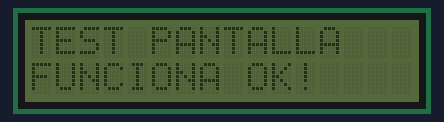
This sketch was run on a simulated Arduino Uno, built with avr-gcc and run on an emulated ATmega328P. Shown: 16×2 character LCD.

Above: at 0.1 s.
At 0.6 s:
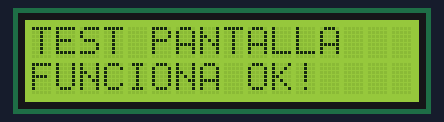

Measured:
- what the display in image 1 shows lasts 0.5 s, from 0.6 s to 1.1 s

The sketch:

03_Prueba_LCD.ino
```cpp
#include <Wire.h>
#include <LiquidCrystal_I2C.h>

// INTENTO 1: Dirección 0x27 (La más común)
LiquidCrystal_I2C lcd(0x27, 16, 2);

// Si NO funciona, comenta la linea de arriba y descomenta esta:
// LiquidCrystal_I2C lcd(0x3F, 16, 2);

void setup() {
  // Inicializar el LCD
  lcd.init();

  // Encender la luz de fondo (IMPORTANTE)
  lcd.backlight();

  // Escribir mensaje
  lcd.setCursor(0,0); // Columna 0, Fila 0
  lcd.print("TEST PANTALLA");

  lcd.setCursor(0,1); // Columna 0, Fila 1
  lcd.print("FUNCIONA OK!");
}

void loop() {
  // Hacemos parpadear el texto para confirmar que no se congeló
  lcd.noBacklight();
  delay(500);
  lcd.backlight();
  delay(500);
}
```
